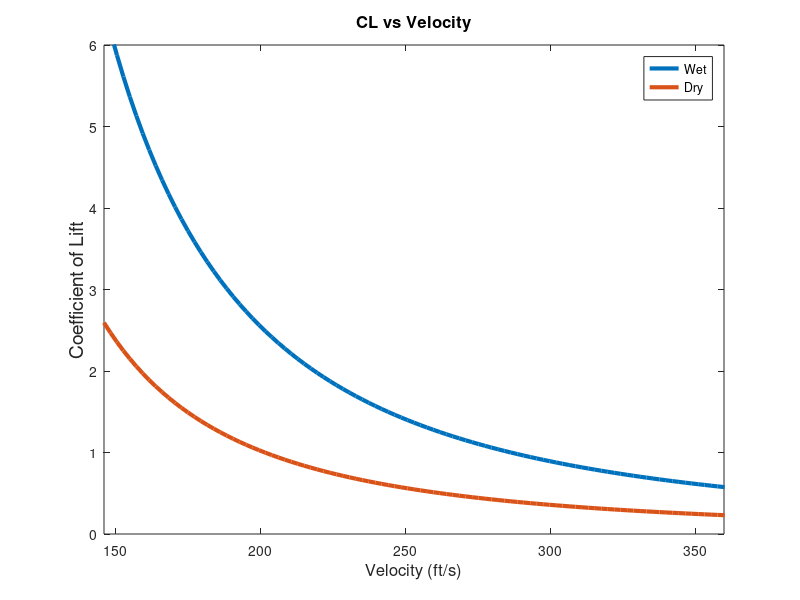
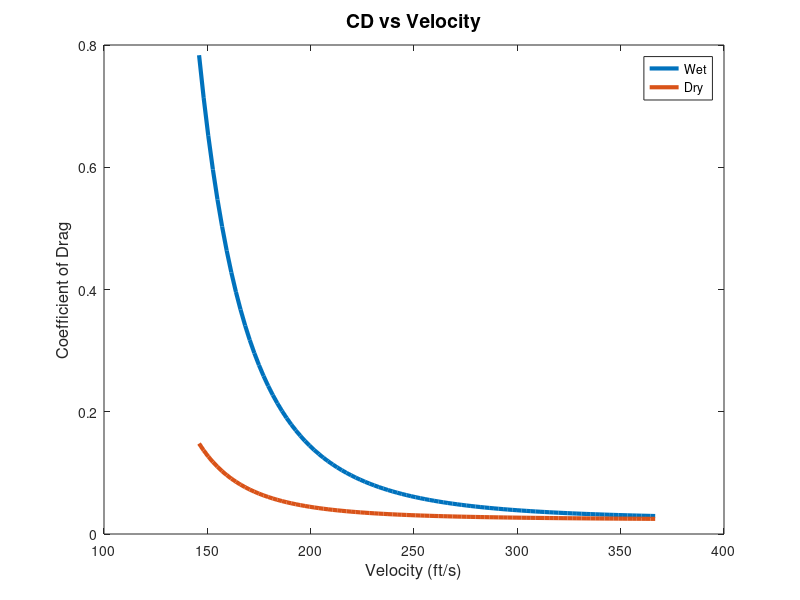
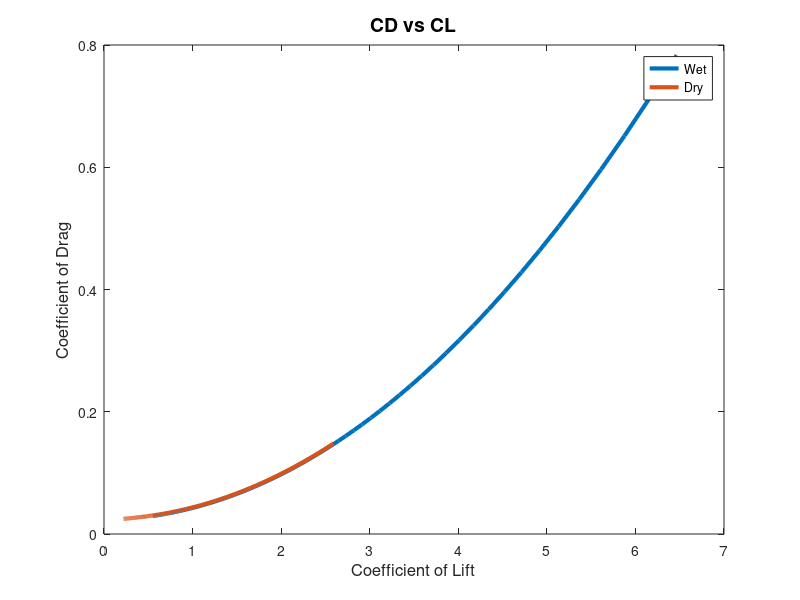
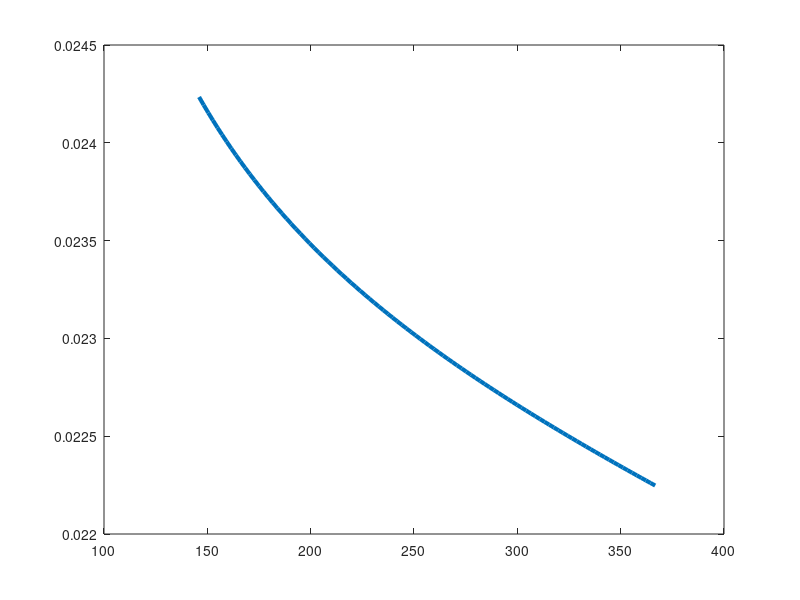

Recreate these plots in MATLAB, in order. (Note: this script raises an error after producing the figures.)
vref = linspace(146,366.7);
load('bessie')
CL = bessie.data.aero.CL; CD = bessie.data.aero.CD; CD0 = bessie.data.aero.CD0;CDi = bessie.data.aero.CDi;LD = CL/CD;

figure(1);
plot(vref,CL(:,1),'LineWidth',3);
hold on;
title('CL vs Velocity','FontSize',12); xlabel('Velocity (ft/s)','FontSize',12); ylabel('Coefficient of Lift','FontSize',14);
plot(vref,CL(:,2),'LineWidth',3);
legend('Wet','Dry');
axis([146 360 0 6]);


figure(2);
plot(vref,CD(:,1),'LineWidth',3);
hold on;
title('CD vs Velocity','FontSize',14); xlabel('Velocity (ft/s)','FontSize',12); ylabel('Coefficient of Drag','FontSize',12);
plot(vref,CD(:,2),'LineWidth',3);
legend('Wet','Dry');


figure(3);
plot(CL(:,1),CD(:,1),'LineWidth',3);
hold on;
title('CD vs CL','FontSize',14); xlabel('Coefficient of Lift','FontSize',12); ylabel('Coefficient of Drag','FontSize',12);
plot(CL(:,2),CD(:,2),'LineWidth',3);
legend('Wet','Dry');

figure(4);
plot(vref,CD0(:,1),'LineWidth',3);plot(vref,CD0(:,2),'LineWidth',3)
hold on;
yyaxis right;
plot(vref,CDi(:,1),'LineWidth',3);plot(vref,CDi(:,2),'LineWidth',3)
title('CD0 and CDi vs Velocity'); xlabel('Velocity (ft/s)'); ylabel('Coefficient of Drag');
plot(CL(:,2),CD(:,2),'LineWidth',3);
legend('Wet - CD0','Dry - CD0','Wet - CDi', 'Dry - CDi');


figure(5);
plot(vref,LD(:,1),'LineWidth',3);
hold on
plot(vref,LD(:,2),'LineWidth',3);
hold on;
title('Cl/CD vs Velocity'); xlabel('Velocity (ft/s)'); ylabel('CL/CD');
plot(CL(:,2),CD(:,2),'LineWidth',3);
legend('Wet','Dry');